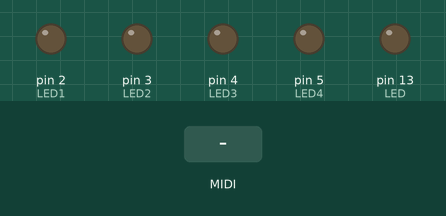
This sketch was run on a simulated Arduino Uno, built with avr-gcc and run on an emulated ATmega328P. Parts: output pins drawn as LEDs (lit = HIGH). The test bench sets the inputs (shaded band). MIDI output is not drawn.

Above: at 1.2 s.
1.3 s: MIDI note 36 received
At 1.45 s:
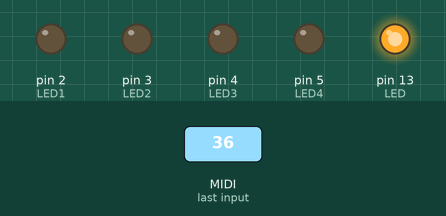
3.1 s: MIDI note 60 received
At 3.25 s:
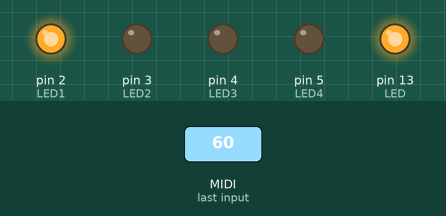
Timing chart, 0 to 6.1 s (numbered marks = the images above; inputs shaded):
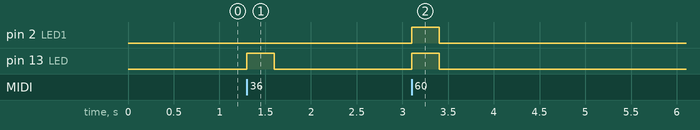

Measured:
- after the input at 1.3 s, pin 13 (LED): LOW → HIGH at once, → LOW 0.30 s later
- after the input at 3.1 s, pin 2 (LED1), pin 13 (LED): LOW → HIGH at once, → LOW 0.30 s later

The sketch:

MIDI-trigger-LEDs.ino
```cpp
// LED trigger with MIDI - coded for C3, C#3, D3, D#3
// @jeremyscook 8-3-2024
// Modified from code found below:
// https://www.notesandvolts.com/2015/02/midi-for-arduino-input-test.html

#include <MIDI.h>  // Add Midi Library

#define LED 13
#define LED1 2
#define LED2 3
#define LED3 4
#define LED4 5


//Create an instance of the library with default name, serial port and settings
MIDI_CREATE_DEFAULT_INSTANCE();

void setup() {
  pinMode (LED, OUTPUT);
  pinMode (LED1, OUTPUT); // Set Arduino board pin 13 to output
  pinMode (LED2, OUTPUT); // Set Arduino board pin 13 to output
  pinMode (LED3, OUTPUT); // Set Arduino board pin 13 to output
  pinMode (LED4, OUTPUT); // Set Arduino board pin 13 to output
  MIDI.begin(MIDI_CHANNEL_OMNI); // Initialize the Midi Library.
  // OMNI sets it to listen to all channels.. MIDI.begin(2) would set it
  // to respond to notes on channel 2 only.
  MIDI.setHandleNoteOn(MyHandleNoteOn); // This is important!! This command
  // tells the Midi Library which function you want to call when a NOTE ON command
  // is received. In this case it's "MyHandleNoteOn".
  MIDI.setHandleNoteOff(MyHandleNoteOff); // This command tells the Midi Library
  // to call "MyHandleNoteOff" when a NOTE OFF command is received.
}

void loop() { // Main loop
  MIDI.read(); // Continuously check if Midi data has been received.
}

// MyHandleNoteON is the function that will be called by the Midi Library
// when a MIDI NOTE ON message is received.
// It will be passed bytes for Channel, Pitch, and Velocity
void MyHandleNoteOn(byte channel, byte pitch, byte velocity) {
 digitalWrite(LED, HIGH);
 if (pitch == 0x3C){
    digitalWrite(LED1, HIGH);
  }
  if (pitch == 0x3D){
  digitalWrite(LED2, HIGH);
  }
  if (pitch == 0x3E){
    digitalWrite(LED3, HIGH);
  }
  if (pitch == 0x3F){
  digitalWrite(LED4, HIGH);
  }
}

// MyHandleNoteOFF is the function that will be called by the Midi Library
// when a MIDI NOTE OFF message is received.
// * A NOTE ON message with Velocity = 0 will be treated as a NOTE OFF message *
// It will be passed bytes for Channel, Pitch, and Velocity
void MyHandleNoteOff(byte channel, byte pitch, byte velocity) {
  digitalWrite(LED, LOW);
  if (pitch == 0x3C){
    digitalWrite(LED1, LOW);
  }
  if (pitch == 0x3D){
    digitalWrite(LED2, LOW);
  }
  if (pitch == 0x3E){
    digitalWrite(LED3, LOW);
  }
  if (pitch == 0x3F){
    digitalWrite(LED4, LOW);
  }
}
```
